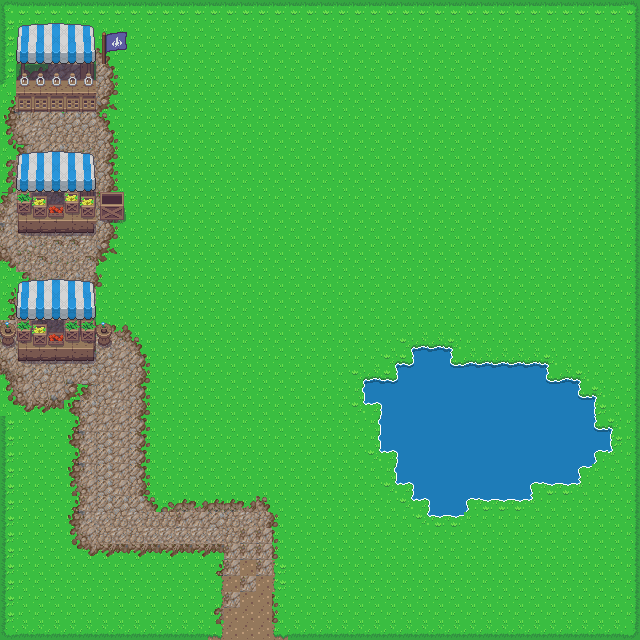

A level layout from a 2D game, rendered from its tile map. Below: a short description, then the map file with tile-grid data replaced by summaries:
An orthogonal 40x40 tile map with 16x16 px tiles, 4 tile layers (Ground, Ground2, Collision, Collision2), 2 tilesets.

<map version="1.4" tiledversion="1.4.3" orientation="orthogonal" renderorder="right-down" width="40" height="40" tilewidth="16" tileheight="16" infinite="0" nextlayerid="6" nextobjectid="1">
 <tileset firstgid="1" source="overwold.tsx" />
 <tileset firstgid="1441" source="wood_tileset.tsx" />
 <layer id="1" name="Ground" width="40" height="40">
  <data>[1600 cells, 1600 non-empty, 2 distinct tile ids]</data>
 </layer>
 <layer id="3" name="Ground2" width="40" height="40">
  <data>[1600 cells, 299 non-empty, 50 distinct tile ids]</data>
 </layer>
 <layer id="2" name="Collision" width="40" height="40">
  <data>[1600 cells, 233 non-empty, 49 distinct tile ids]</data>
 </layer>
 <layer id="5" name="Collision2" width="40" height="40">
  <data>[1600 cells, 185 non-empty, 25 distinct tile ids]</data>
 </layer>
 <objectgroup id="4" />
</map>
